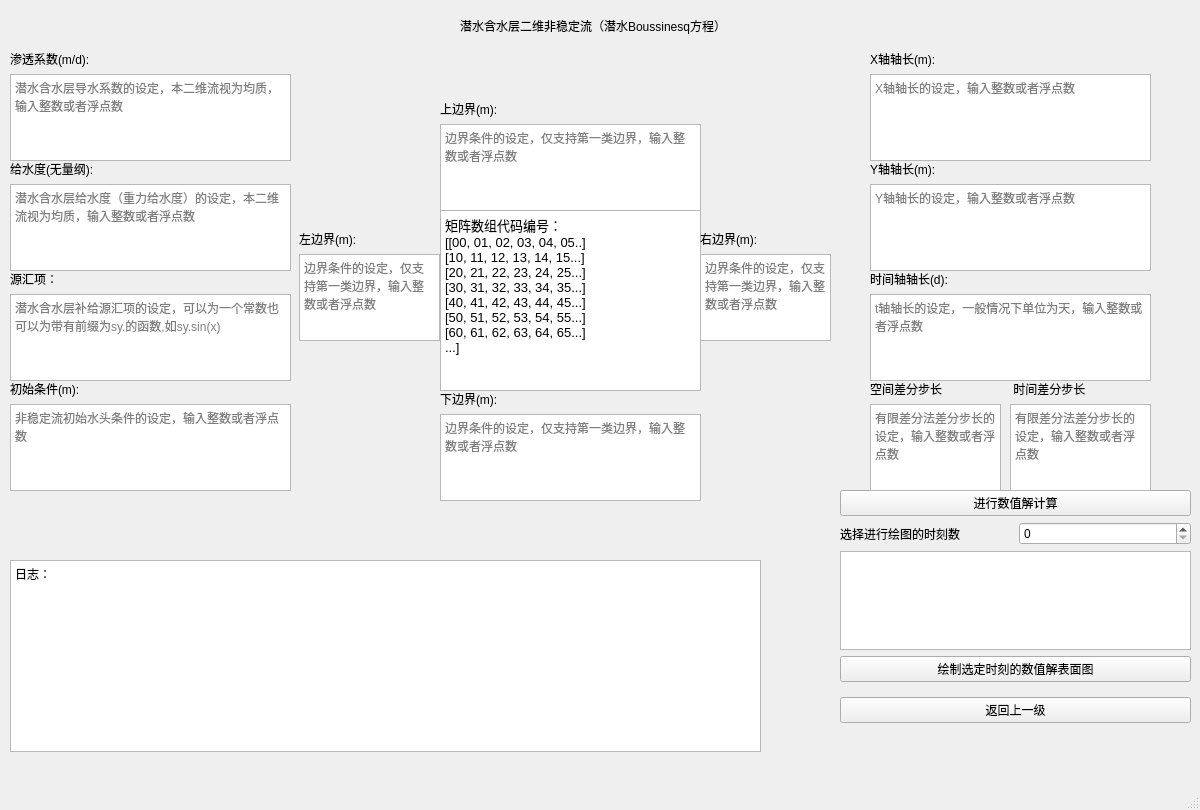
<?xml version="1.0" encoding="UTF-8"?>
<ui version="4.0">
 <class>two_dimension_unconfined_aquifer_unstable_flow</class>
 <widget class="QMainWindow" name="two_dimension_unconfined_aquifer_unstable_flow">
  <property name="geometry">
   <rect>
    <x>0</x>
    <y>0</y>
    <width>1200</width>
    <height>810</height>
   </rect>
  </property>
  <property name="windowTitle">
   <string>潜水Boussinesq方程</string>
  </property>
  <widget class="QWidget" name="centralwidget">
   <widget class="QLabel" name="label">
    <property name="geometry">
     <rect>
      <x>460</x>
      <y>10</y>
      <width>341</width>
      <height>31</height>
     </rect>
    </property>
    <property name="text">
     <string>潜水含水层二维非稳定流（潜水Boussinesq方程）</string>
    </property>
   </widget>
   <widget class="QWidget" name="verticalLayoutWidget_5">
    <property name="geometry">
     <rect>
      <x>299</x>
      <y>230</y>
      <width>141</width>
      <height>111</height>
     </rect>
    </property>
    <layout class="QVBoxLayout" name="verticalLayout_5">
     <item>
      <widget class="QLabel" name="label_4">
       <property name="text">
        <string>左边界(m):</string>
       </property>
      </widget>
     </item>
     <item>
      <widget class="QTextEdit" name="l_boundary">
       <property name="placeholderText">
        <string>边界条件的设定，仅支持第一类边界，输入整数或者浮点数</string>
       </property>
      </widget>
     </item>
    </layout>
   </widget>
   <widget class="QWidget" name="verticalLayoutWidget_3">
    <property name="geometry">
     <rect>
      <x>440</x>
      <y>100</y>
      <width>261</width>
      <height>111</height>
     </rect>
    </property>
    <layout class="QVBoxLayout" name="verticalLayout_3">
     <item>
      <widget class="QLabel" name="label_8">
       <property name="text">
        <string>上边界(m):</string>
       </property>
      </widget>
     </item>
     <item>
      <widget class="QTextEdit" name="t_boundary">
       <property name="placeholderText">
        <string>边界条件的设定，仅支持第一类边界，输入整数或者浮点数</string>
       </property>
      </widget>
     </item>
    </layout>
   </widget>
   <widget class="QWidget" name="verticalLayoutWidget_4">
    <property name="geometry">
     <rect>
      <x>440</x>
      <y>390</y>
      <width>261</width>
      <height>111</height>
     </rect>
    </property>
    <layout class="QVBoxLayout" name="verticalLayout_4">
     <item>
      <widget class="QLabel" name="label_9">
       <property name="text">
        <string>下边界(m): </string>
       </property>
      </widget>
     </item>
     <item>
      <widget class="QTextEdit" name="b_boundary">
       <property name="placeholderText">
        <string>边界条件的设定，仅支持第一类边界，输入整数或者浮点数</string>
       </property>
      </widget>
     </item>
    </layout>
   </widget>
   <widget class="QTextBrowser" name="textBrowser_1">
    <property name="geometry">
     <rect>
      <x>440</x>
      <y>210</y>
      <width>261</width>
      <height>181</height>
     </rect>
    </property>
    <property name="html">
     <string>&lt;!DOCTYPE HTML PUBLIC &quot;-//W3C//DTD HTML 4.0//EN&quot; &quot;http://www.w3.org/TR/REC-html40/strict.dtd&quot;&gt;
&lt;html&gt;&lt;head&gt;&lt;meta name=&quot;qrichtext&quot; content=&quot;1&quot; /&gt;&lt;style type=&quot;text/css&quot;&gt;
p, li { white-space: pre-wrap; }
&lt;/style&gt;&lt;/head&gt;&lt;body style=&quot; font-family:'SimSun'; font-size:9pt; font-weight:400; font-style:normal;&quot;&gt;
&lt;p style=&quot; margin-top:0px; margin-bottom:0px; margin-left:0px; margin-right:0px; -qt-block-indent:0; text-indent:0px;&quot;&gt;&lt;span style=&quot; font-size:10pt;&quot;&gt;矩阵数组代码编号：&lt;/span&gt;&lt;/p&gt;
&lt;p style=&quot; margin-top:0px; margin-bottom:0px; margin-left:0px; margin-right:0px; -qt-block-indent:0; text-indent:0px;&quot;&gt;&lt;span style=&quot; font-size:10pt;&quot;&gt;[[00, 01, 02, 03, 04, 05..]&lt;/span&gt;&lt;/p&gt;
&lt;p style=&quot; margin-top:0px; margin-bottom:0px; margin-left:0px; margin-right:0px; -qt-block-indent:0; text-indent:0px;&quot;&gt;&lt;span style=&quot; font-size:10pt;&quot;&gt;[10, 11, 12, 13, 14, 15...]&lt;/span&gt;&lt;/p&gt;
&lt;p style=&quot; margin-top:0px; margin-bottom:0px; margin-left:0px; margin-right:0px; -qt-block-indent:0; text-indent:0px;&quot;&gt;&lt;span style=&quot; font-size:10pt;&quot;&gt;[20, 21, 22, 23, 24, 25...]&lt;/span&gt;&lt;/p&gt;
&lt;p style=&quot; margin-top:0px; margin-bottom:0px; margin-left:0px; margin-right:0px; -qt-block-indent:0; text-indent:0px;&quot;&gt;&lt;span style=&quot; font-size:10pt;&quot;&gt;[30, 31, 32, 33, 34, 35...]&lt;/span&gt;&lt;/p&gt;
&lt;p style=&quot; margin-top:0px; margin-bottom:0px; margin-left:0px; margin-right:0px; -qt-block-indent:0; text-indent:0px;&quot;&gt;&lt;span style=&quot; font-size:10pt;&quot;&gt;[40, 41, 42, 43, 44, 45...]&lt;/span&gt;&lt;/p&gt;
&lt;p style=&quot; margin-top:0px; margin-bottom:0px; margin-left:0px; margin-right:0px; -qt-block-indent:0; text-indent:0px;&quot;&gt;&lt;span style=&quot; font-size:10pt;&quot;&gt;[50, 51, 52, 53, 54, 55...]&lt;/span&gt;&lt;/p&gt;
&lt;p style=&quot; margin-top:0px; margin-bottom:0px; margin-left:0px; margin-right:0px; -qt-block-indent:0; text-indent:0px;&quot;&gt;&lt;span style=&quot; font-size:10pt;&quot;&gt;[60, 61, 62, 63, 64, 65...]&lt;/span&gt;&lt;/p&gt;
&lt;p style=&quot; margin-top:0px; margin-bottom:0px; margin-left:0px; margin-right:0px; -qt-block-indent:0; text-indent:0px;&quot;&gt;&lt;span style=&quot; font-size:10pt;&quot;&gt;...]&lt;/span&gt;&lt;/p&gt;&lt;/body&gt;&lt;/html&gt;</string>
    </property>
   </widget>
   <widget class="QWidget" name="verticalLayoutWidget_6">
    <property name="geometry">
     <rect>
      <x>700</x>
      <y>230</y>
      <width>131</width>
      <height>111</height>
     </rect>
    </property>
    <layout class="QVBoxLayout" name="verticalLayout_6">
     <item>
      <widget class="QLabel" name="label_5">
       <property name="text">
        <string>右边界(m): </string>
       </property>
      </widget>
     </item>
     <item>
      <widget class="QTextEdit" name="r_boundary">
       <property name="placeholderText">
        <string>边界条件的设定，仅支持第一类边界，输入整数或者浮点数</string>
       </property>
      </widget>
     </item>
    </layout>
   </widget>
   <widget class="QWidget" name="verticalLayoutWidget">
    <property name="geometry">
     <rect>
      <x>10</x>
      <y>50</y>
      <width>281</width>
      <height>111</height>
     </rect>
    </property>
    <layout class="QVBoxLayout" name="verticalLayout">
     <item>
      <widget class="QLabel" name="label_2">
       <property name="text">
        <string>渗透系数(m/d):</string>
       </property>
      </widget>
     </item>
     <item>
      <widget class="QTextEdit" name="hydraulic_conductivity">
       <property name="placeholderText">
        <string>潜水含水层导水系数的设定，本二维流视为均质，输入整数或者浮点数</string>
       </property>
      </widget>
     </item>
    </layout>
   </widget>
   <widget class="QWidget" name="verticalLayoutWidget_2">
    <property name="geometry">
     <rect>
      <x>10</x>
      <y>160</y>
      <width>281</width>
      <height>111</height>
     </rect>
    </property>
    <layout class="QVBoxLayout" name="verticalLayout_2">
     <item>
      <widget class="QLabel" name="label_13">
       <property name="text">
        <string>给水度(无量纲):  </string>
       </property>
      </widget>
     </item>
     <item>
      <widget class="QTextEdit" name="specific_yield">
       <property name="placeholderText">
        <string>潜水含水层给水度（重力给水度）的设定，本二维流视为均质，输入整数或者浮点数</string>
       </property>
      </widget>
     </item>
    </layout>
   </widget>
   <widget class="QWidget" name="verticalLayoutWidget_7">
    <property name="geometry">
     <rect>
      <x>10</x>
      <y>270</y>
      <width>281</width>
      <height>111</height>
     </rect>
    </property>
    <layout class="QVBoxLayout" name="verticalLayout_7">
     <item>
      <widget class="QLabel" name="label_3">
       <property name="text">
        <string>源汇项：</string>
       </property>
      </widget>
     </item>
     <item>
      <widget class="QTextEdit" name="leakage_recharge">
       <property name="placeholderText">
        <string notr="true">潜水含水层补给源汇项的设定，可以为一个常数也可以为带有前缀为sy.的函数,如sy.sin(x)</string>
       </property>
      </widget>
     </item>
    </layout>
   </widget>
   <widget class="QWidget" name="gridLayoutWidget">
    <property name="geometry">
     <rect>
      <x>840</x>
      <y>490</y>
      <width>351</width>
      <height>192</height>
     </rect>
    </property>
    <layout class="QGridLayout" name="gridLayout">
     <item row="3" column="0">
      <widget class="QPushButton" name="draw_solve_surface">
       <property name="text">
        <string>绘制选定时刻的数值解表面图</string>
       </property>
      </widget>
     </item>
     <item row="2" column="0">
      <widget class="QTextBrowser" name="textBrowser_time"/>
     </item>
     <item row="1" column="0">
      <layout class="QHBoxLayout" name="horizontalLayout_15">
       <item>
        <widget class="QLabel" name="label_15">
         <property name="text">
          <string>选择进行绘图的时刻数</string>
         </property>
        </widget>
       </item>
       <item>
        <widget class="QSpinBox" name="spinBox_time"/>
       </item>
      </layout>
     </item>
     <item row="0" column="0">
      <widget class="QPushButton" name="solve">
       <property name="text">
        <string>进行数值解计算</string>
       </property>
      </widget>
     </item>
    </layout>
   </widget>
   <widget class="QWidget" name="verticalLayoutWidget_8">
    <property name="geometry">
     <rect>
      <x>840</x>
      <y>670</y>
      <width>351</width>
      <height>80</height>
     </rect>
    </property>
    <layout class="QVBoxLayout" name="verticalLayout_8">
     <item>
      <widget class="QPushButton" name="back">
       <property name="text">
        <string>返回上一级</string>
       </property>
      </widget>
     </item>
    </layout>
   </widget>
   <widget class="QTextBrowser" name="textBrowser">
    <property name="geometry">
     <rect>
      <x>10</x>
      <y>560</y>
      <width>751</width>
      <height>192</height>
     </rect>
    </property>
    <property name="html">
     <string>&lt;!DOCTYPE HTML PUBLIC &quot;-//W3C//DTD HTML 4.0//EN&quot; &quot;http://www.w3.org/TR/REC-html40/strict.dtd&quot;&gt;
&lt;html&gt;&lt;head&gt;&lt;meta name=&quot;qrichtext&quot; content=&quot;1&quot; /&gt;&lt;style type=&quot;text/css&quot;&gt;
p, li { white-space: pre-wrap; }
&lt;/style&gt;&lt;/head&gt;&lt;body style=&quot; font-family:'SimSun'; font-size:9pt; font-weight:400; font-style:normal;&quot;&gt;
&lt;p style=&quot; margin-top:0px; margin-bottom:0px; margin-left:0px; margin-right:0px; -qt-block-indent:0; text-indent:0px;&quot;&gt;日志：&lt;/p&gt;&lt;/body&gt;&lt;/html&gt;</string>
    </property>
   </widget>
   <widget class="QWidget" name="verticalLayoutWidget_9">
    <property name="geometry">
     <rect>
      <x>10</x>
      <y>380</y>
      <width>281</width>
      <height>111</height>
     </rect>
    </property>
    <layout class="QVBoxLayout" name="verticalLayout_9">
     <item>
      <widget class="QLabel" name="label_14">
       <property name="text">
        <string>初始条件(m): </string>
       </property>
      </widget>
     </item>
     <item>
      <widget class="QTextEdit" name="initial_condition">
       <property name="placeholderText">
        <string>非稳定流初始水头条件的设定，输入整数或者浮点数</string>
       </property>
      </widget>
     </item>
    </layout>
   </widget>
   <widget class="QWidget" name="verticalLayoutWidget_10">
    <property name="geometry">
     <rect>
      <x>870</x>
      <y>50</y>
      <width>281</width>
      <height>111</height>
     </rect>
    </property>
    <layout class="QVBoxLayout" name="verticalLayout_10">
     <item>
      <widget class="QLabel" name="label_10">
       <property name="text">
        <string>X轴轴长(m): </string>
       </property>
      </widget>
     </item>
     <item>
      <widget class="QTextEdit" name="x_length">
       <property name="placeholderText">
        <string>X轴轴长的设定，输入整数或者浮点数</string>
       </property>
      </widget>
     </item>
    </layout>
   </widget>
   <widget class="QWidget" name="verticalLayoutWidget_11">
    <property name="geometry">
     <rect>
      <x>870</x>
      <y>160</y>
      <width>281</width>
      <height>111</height>
     </rect>
    </property>
    <layout class="QVBoxLayout" name="verticalLayout_11">
     <item>
      <widget class="QLabel" name="label_11">
       <property name="text">
        <string>Y轴轴长(m): </string>
       </property>
      </widget>
     </item>
     <item>
      <widget class="QTextEdit" name="y_length">
       <property name="placeholderText">
        <string>Y轴轴长的设定，输入整数或者浮点数</string>
       </property>
      </widget>
     </item>
    </layout>
   </widget>
   <widget class="QWidget" name="verticalLayoutWidget_12">
    <property name="geometry">
     <rect>
      <x>870</x>
      <y>380</y>
      <width>131</width>
      <height>111</height>
     </rect>
    </property>
    <layout class="QVBoxLayout" name="verticalLayout_12">
     <item>
      <widget class="QLabel" name="label_6">
       <property name="text">
        <string>空间差分步长</string>
       </property>
      </widget>
     </item>
     <item>
      <widget class="QTextEdit" name="step_length">
       <property name="placeholderText">
        <string>有限差分法差分步长的设定，输入整数或者浮点数</string>
       </property>
      </widget>
     </item>
    </layout>
   </widget>
   <widget class="QWidget" name="verticalLayoutWidget_13">
    <property name="geometry">
     <rect>
      <x>870</x>
      <y>270</y>
      <width>281</width>
      <height>111</height>
     </rect>
    </property>
    <layout class="QVBoxLayout" name="verticalLayout_13">
     <item>
      <widget class="QLabel" name="label_12">
       <property name="text">
        <string>时间轴轴长(d):</string>
       </property>
      </widget>
     </item>
     <item>
      <widget class="QTextEdit" name="t_length">
       <property name="placeholderText">
        <string>t轴轴长的设定，一般情况下单位为天，输入整数或者浮点数</string>
       </property>
      </widget>
     </item>
    </layout>
   </widget>
   <widget class="QWidget" name="verticalLayoutWidget_14">
    <property name="geometry">
     <rect>
      <x>1010</x>
      <y>380</y>
      <width>141</width>
      <height>111</height>
     </rect>
    </property>
    <layout class="QVBoxLayout" name="verticalLayout_14">
     <item>
      <widget class="QLabel" name="label_7">
       <property name="text">
        <string> 时间差分步长</string>
       </property>
      </widget>
     </item>
     <item>
      <widget class="QTextEdit" name="step_time">
       <property name="placeholderText">
        <string>有限差分法差分步长的设定，输入整数或者浮点数</string>
       </property>
      </widget>
     </item>
    </layout>
   </widget>
  </widget>
  <widget class="QMenuBar" name="menubar">
   <property name="geometry">
    <rect>
     <x>0</x>
     <y>0</y>
     <width>1200</width>
     <height>26</height>
    </rect>
   </property>
  </widget>
  <widget class="QStatusBar" name="statusbar"/>
 </widget>
 <resources/>
 <connections/>
</ui>
